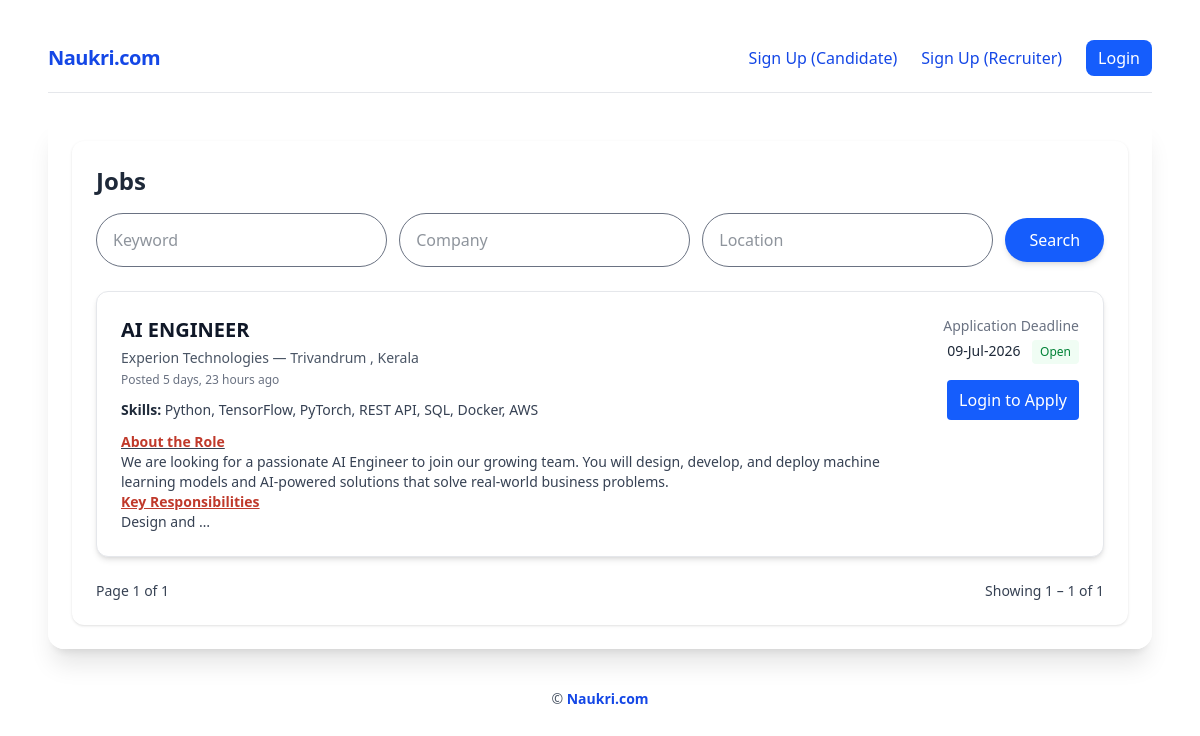
Before: /resumes/ with the older database file.
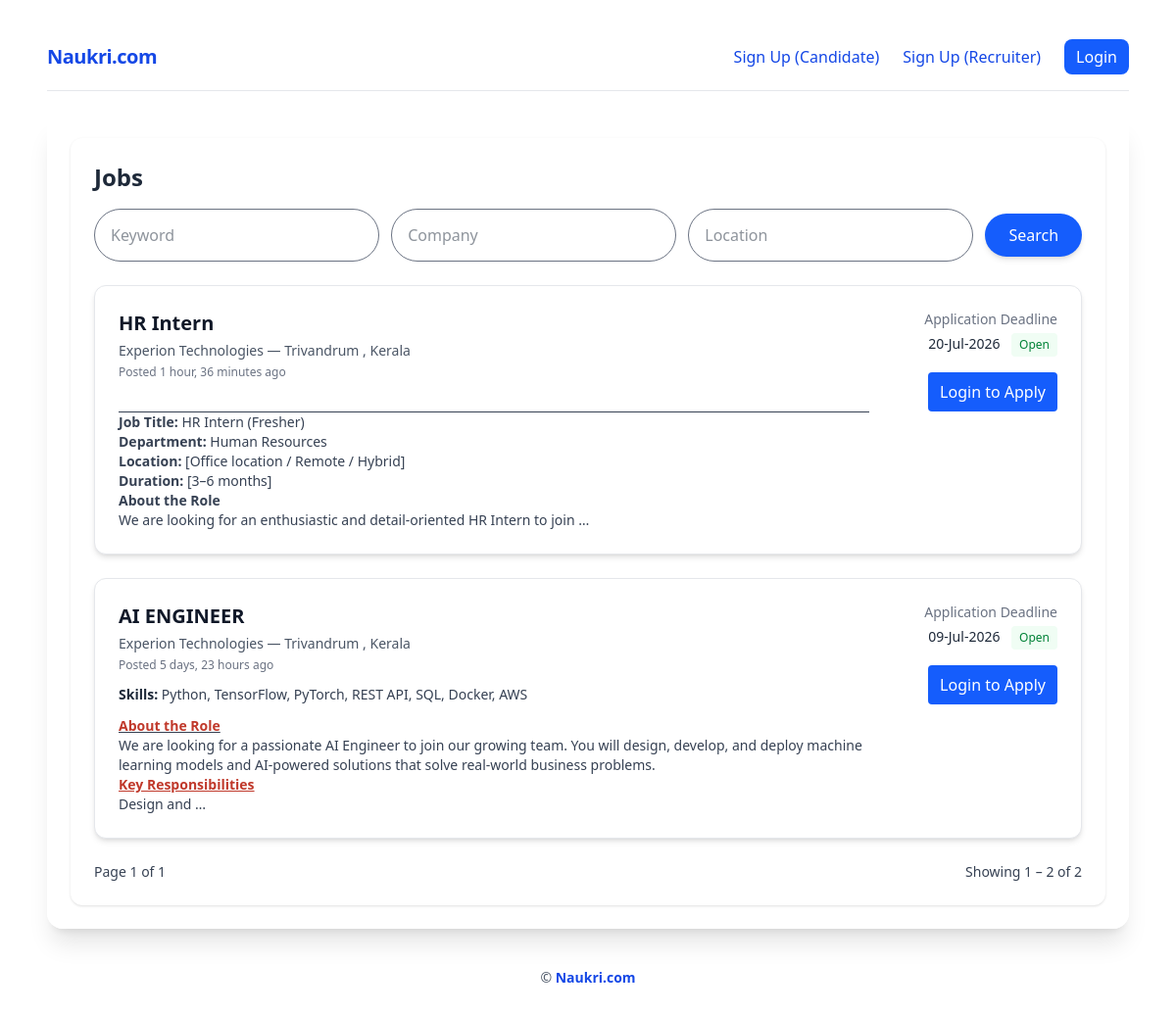
After: the same page with the newer database file.
### resumes/models.py (models this page shows, shortened)
class Job(models.Model):
    title = models.CharField(max_length=255)
    description = RichTextField(blank=True)
    company = models.CharField(max_length=255, blank=True)
    location = models.CharField(max_length=255, blank=True)
    application_deadline = models.DateField(null=True, blank=True)
    skills = models.CharField(max_length=512, blank=True, help_text="Comma-separated skills, e.g. Python, Django, SQL")
    posted_by = models.ForeignKey(settings.AUTH_USER_MODEL, on_delete=models.SET_NULL, null=True, related_name='posted_jobs')
    created_at = models.DateTimeField(default=timezone.now)

### resumes/views.py (the view)
# urls.py: path('', lambda request: redirect('resumes:job_list')),
def job_list(request):
    today = timezone.localdate()
    valid_date = today - timedelta(days=2)
    qs = Job.objects.filter(
        Q(application_deadline__isnull=True) |
        Q(application_deadline__gte=valid_date)
    ).order_by('-created_at')
    q = request.GET.get('q','').strip()
    company = request.GET.get('company','').strip()
    location = request.GET.get('location','').strip()
    if q:
        qs = qs.filter(title__icontains=q) | qs.filter(description__icontains=q)
    if company:
        qs = qs.filter(company__icontains=company)
    if location:
        qs = qs.filter(location__icontains=location)
    paginator = Paginator(qs, 10)
    page = request.GET.get('page')
    jobs = paginator.get_page(page)
    applied_job_ids = set()
    if (
        request.user.is_authenticated
        and hasattr(request.user, 'profile')
        and request.user.profile.role == 'candidate'
    ):
        apps = Application.objects.filter(user=request.user).only('job_id')
        applied_job_ids = set(a.job_id for a in apps)
    return render(
        request,
        'resumes/job_list.html',
        {
            'jobs': jobs,
            'q': q,
            'company': company,
            'location': location,
            'applied_job_ids': applied_job_ids,   # ⭐ important
        }
    )

### templates/resumes/job_list.html (shortened to what this page needs)
{% extends 'base.html' %}
{% block content %}
{% now "Y-m-d" as today %}
<div class="bg-white p-6 rounded-xl shadow">
  <h2 class="text-2xl font-semibold mb-4 text-gray-800">Jobs</h2>
  <form method="get" class="mb-6 flex flex-wrap gap-3 items-center">
    <input name="q" value="{{ q }}" placeholder="Keyword" class="px-4 py-3.5 border border-gray-500 rounded-full
       focus:outline-none focus:ring-2 focus:ring-blue-500
       focus:border-blue-500 transition-all duration-200 flex-3"  />
    <input name="company" value="{{ company }}" placeholder="Company" class="px-4 py-3.5 border border-gray-500 rounded-full
       focus:outline-none focus:ring-2 focus:ring-blue-500
       focus:border-blue-500 transition-all duration-200 flex-3" />
    <input name="location" value="{{ location }}" placeholder="Location" class="px-4 py-3.5 border border-gray-500 rounded-full
       focus:outline-none focus:ring-2 focus:ring-blue-500
       focus:border-blue-500 transition-all duration-200 flex-3">
    <button class="px-6 py-2.5 bg-blue-600 text-white rounded-full
       font-medium shadow-md
       hover:bg-blue-700 hover:shadow-lg
       transition-all duration-300">Search</button>
  </form>
  <div class="space-y-4">
    {% for job in jobs %}
      {% if job.application_deadline and job.application_deadline|date:"Y-m-d" < today %}
        <div class="bg-gray-100 opacity-70 p-6 rounded-xl border mb-6 shadow-md">
      {% else %}
        <div class="bg-white p-6 rounded-xl border border-gray-200 mb-6
                      shadow-md transition-all duration-300
                      hover:shadow-xl hover:scale-105">
      {% endif %}
        <div class="flex justify-between items-start">
          <div class="flex-1 pr-4">
            <h3 class="text-xl font-semibold text-gray-900">
              <a href="{% url 'resumes:job_detail' job.pk %}" class="hover:text-blue-600 transition-colors duration-200">{{ job.title }}</a>
            </h3>
            <div class="text-sm text-gray-600 mt-1">
              {{ job.company }} — {{ job.location }}
            </div>
            <div class="text-xs text-gray-500 mt-1">
              Posted {{ job.created_at|timesince }} ago
            </div>
            {% if job.skills %}
              <div class="mt-3 text-sm">
                <strong>Skills:</strong>
                <span class="text-sm text-gray-700">{{ job.skills }}</span>
              </div>
            {% endif %}
            <div class="mt-3 prose max-w-none text-sm text-gray-700">
              {{ job.description|safe|truncatewords_html:40 }}
            </div>
          </div>
          <div class="w-44 text-right">
            <div class="text-sm text-gray-500">Application Deadline</div>
            {% if job.application_deadline %}
              {% with job.application_deadline|date:"Y-m-d" as jd %}
                <div class="mt-1 text-sm font-medium">
                  {{ job.application_deadline|date:"d-M-Y" }}
                  {% if jd < today %}
                    <span class="ml-2 inline-block px-2 py-1 bg-red-100 text-red-700 rounded text-xs">Closed</span>
                  {% elif jd == today %}
                    <span class="ml-2 inline-block px-2 py-1 bg-yellow-100 text-yellow-800 rounded text-xs">Last day</span>
                  {% else %}
                    <span class="ml-2 inline-block px-2 py-1 bg-green-50 text-green-700 rounded text-xs">Open</span>
                  {% endif %}
                </div>
              {% endwith %}
            {% else %}
              <div class="mt-1 text-sm text-gray-400">Not specified</div>
            {% endif %}
            <div class="mt-4">
              {% if job.application_deadline and job.application_deadline|date:"Y-m-d" < today %}
                <div class="text-sm text-red-600 font-semibold">Applications closed</div>
              {% else %}
                {% if user.is_authenticated and user.profile.role == 'candidate' %}
                  {% if job.id in applied_job_ids %}
                    <div class="text-sm text-green-600 font-semibold">Already applied</div>
                  {% else %}
                    <a href="{% url 'resumes:apply_job' job.pk %}" class="inline-flex items-center justify-center px-5 py-2.5
                    bg-blue-600 text-white text-sm font-semibold
                    rounded-lg shadow-md
                    hover:bg-blue-700 hover:shadow-lg hover:scale-105
                    transition-all duration-300">Apply</a>
                  {% endif %}
                {% else %}
                  <a href="{% url 'login' %}" class="px-3 py-2 bg-blue-600 text-white rounded inline-block">Login to Apply</a>
                {% endif %}
              {% endif %}
            </div>
          </div>
        </div>
      </div>
    {% empty %}
      <p class="text-gray-600">No jobs found.</p>
    {% endfor %}
  </div>
  <div class="mt-6 flex items-center justify-between text-sm text-gray-700">
    <div>
      Page {{ jobs.number }} of {{ jobs.paginator.num_pages }}
    </div>
    <div class="text-right">
      Showing {{ jobs.start_index }} – {{ jobs.end_index }} of {{ jobs.paginator.count }}
    </div>
  </div>
</div>
{% endblock %}

### templates/base.html (shortened to what this page needs)
<!doctype html>
<html lang="en">
<head>
  <script src="https://cdn.jsdelivr.net/npm/@tailwindcss/browser@4"></script>
</head>
<body class="min-h-screen text-gray-800 font-sans">
  <div class="overlay min-h-screen">
    <div class="max-w-6xl mx-auto p-6">
<header class="py-4 border-b border-gray-200">
{% if user.is_authenticated and user.profile.role != 'admin' %}
    <div class="mb-4">
        <h1 class="text-xl font-extrabold tracking-tight text-blue-700">
            <a href="/" class="nav-anim hover:text-blue-500">
                Naukri.com<span class="text-gray-900"></span>
            </a>
        </h1>
    </div>
<nav id="nav-menu" class="hidden sm:flex items-center w-full">
    <div class="flex-1 text-gray-600">
        Hi, <strong>{{ user.username }}</strong>
    </div>
    <div class="flex justify-center space-x-4 flex-1 whitespace-nowrap">
        {% with current=request.resolver_match.url_name %}
        {% if user.profile.role == 'candidate' %}
            <a href="{% url 'resumes:candidate_dashboard' %}"
               class="nav-anim px-4 py-1.5 rounded-full font-medium transition
               {% if current == 'candidate_dashboard' %}
                   bg-blue-600 text-white shadow-md
               {% else %}
                   text-blue-700 hover:bg-blue-100
               {% endif %}">
               Dashboard
            </a>
            <a href="{% url 'resumes:job_list' %}"
               class="nav-anim px-4 py-1.5 rounded-full font-medium transition
               {% if current == 'job_list' %}
                   bg-blue-600 text-white shadow-md
               {% else %}
                   text-blue-700 hover:bg-blue-100
               {% endif %}">
               Browse Jobs
            </a>
            <a href="{% url 'resumes:application_history' %}"
               class="nav-anim px-4 py-1.5 rounded-full font-medium transition
               {% if current == 'application_history' %}
                   bg-blue-600 text-white shadow-md
               {% else %}
                   text-blue-700 hover:bg-blue-100
               {% endif %}">
               View Application History
            </a>
        {% elif user.profile.role == 'recruiter' %}
            <a href="{% url 'resumes:recruiter_dashboard' %}"
               class="nav-anim px-4 py-1.5 rounded-full font-medium transition
               {% if current == 'recruiter_dashboard' %}
                   bg-blue-600 text-white shadow-md
               {% else %}
                   text-blue-700 hover:bg-blue-100
               {% endif %}">
               Dashboard
            </a>
            <a href="{% url 'resumes:recruiter_profile' %}"
               class="nav-anim px-4 py-1.5 rounded-full font-medium transition
               {% if current == 'recruiter_profile' %}
                   bg-blue-600 text-white shadow-md
               {% else %}
                   text-blue-700 hover:bg-blue-100
               {% endif %}">
               Profile
            </a>
            <a href="{% url 'resumes:job_create' %}"
               class="nav-anim px-4 py-1.5 rounded-full font-medium transition
               {% if current == 'job_create' %}
                   bg-blue-600 text-white shadow-md
               {% else %}
                   text-blue-700 hover:bg-blue-100
               {% endif %}">
               Create Job
            </a>
        {% endif %}
        <a href="{% url 'resumes:change_password' %}"
           class="nav-anim px-4 py-1.5 rounded-full font-medium transition
           {% if current == 'change_password' %}
               bg-blue-600 text-white shadow-md
           {% else %}
               text-blue-700 hover:bg-blue-100
           {% endif %}">
           Change Password
        </a>
        {% endwith %}
    </div>
    <div class="flex justify-end flex-1">
    <form method="post" action="{% url 'logout' %}">
        {% csrf_token %}
        <button type="submit"
                class="inline-flex items-center gap-2 px-4 py-2
                       rounded-lg text-sm font-semibold
                       bg-red-100 text-red-600 shadow-sm
                       hover:bg-red-600 hover:text-white hover:shadow-md
                       transition-all duration-300">
            🚪 Logout
        </button>
    </form>
</div>
</nav>
{% else %}
    <div class="flex justify-between items-center">
        <h1 class="text-xl font-extrabold tracking-tight text-blue-700">
            <a href="/" class="hover:text-blue-500">
                Naukri.com
            </a>
        </h1>
        <div class="flex space-x-6 items-center">
            <a href="{% url 'resumes:signup_candidate' %}"
              class="nav-anim text-blue-700 hover:text-blue-900 font-medium">
                Sign Up (Candidate)
            </a>
            <a href="{% url 'resumes:signup_recruiter' %}"
              class="nav-anim text-blue-700 hover:text-blue-900 font-medium">
                Sign Up (Recruiter)
            </a>
            <a href="{% url 'login' %}"
              class="nav-anim px-3 py-1.5 bg-blue-600 text-white rounded-lg font-medium
                      hover:bg-blue-700 active:scale-95">
                Login
            </a>
        </div>
    </div>
{% endif %}
</header>
      <main class="mt-6 bg-white/90 shadow-xl rounded-2xl p-6 backdrop-blur-sm">
        {% block content %}{% endblock %}
      </main>
      <footer class="text-center text-gray-600 mt-10 mb-4 text-sm">
        © {{ now|date:"Y" }} <span class="font-semibold text-blue-700">Naukri.com</span>
      </footer>
    </div>
  </div>
</body>
</html>

### templates/base.html (style rules this page uses)
body { background: url('https://images.unsplash.com/photo-1522202176988-66273c2fd55f?auto=format&fit=crop&w=1600&q=80') no-repeat center center fixed; background-size: cover; }
.overlay { background: rgba(255, 255, 255, 0.88); backdrop-filter: blur(6px); }
a, button { transition: all 0.25s ease-in-out; }
.nav-anim { transition: all 0.2s ease-in-out; }

Changed rows visible on the page:
added Job: title "HR Intern", company "Experion Technologies", location "Trivandrum , Kerala", created_at "1 hour, 36 minutes", description "Job Title: HR Intern (Fresher) Department: Human Resources Location: [Office location / Remote / Hybrid] Duration: [3–6 months] About the Role We are looking for an enthusiastic and detail-oriented HR Intern to join …", application_deadline "20-Jul-2026", shows "Login to Apply"
Other visible differences:
{{ jobs.end_index }}: "1" → "2"
{{ jobs.paginator.count }}: "1" → "2"
